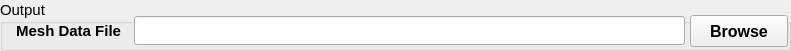
  <widget class="QGroupBox" name="groupBoxOutput">
   <property name="geometry">
    <rect>
     <x>0</x>
     <y>270</y>
     <width>791</width>
     <height>51</height>
    </rect>
   </property>
   <property name="font">
    <font>
     <family>Arial</family>
     <pointsize>11</pointsize>
    </font>
   </property>
   <property name="title">
    <string>Output</string>
   </property>
   <widget class="QLabel" name="textLabel1_2">
    <property name="geometry">
     <rect>
      <x>0</x>
      <y>15</y>
      <width>121</width>
      <height>31</height>
     </rect>
    </property>
    <property name="font">
     <font>
      <weight>75</weight>
      <bold>true</bold>
     </font>
    </property>
    <property name="text">
     <string>Mesh Data File</string>
    </property>
    <property name="alignment">
     <set>Qt::AlignRight|Qt::AlignTrailing|Qt::AlignVCenter</set>
    </property>
   </widget>
   <widget class="QPushButton" name="pushButtonMeshDataFile">
    <property name="geometry">
     <rect>
      <x>690</x>
      <y>15</y>
      <width>98</width>
      <height>32</height>
     </rect>
    </property>
    <property name="font">
     <font>
      <pointsize>12</pointsize>
      <weight>75</weight>
      <bold>true</bold>
     </font>
    </property>
    <property name="text">
     <string>Browse</string>
    </property>
    <property name="autoDefault">
     <bool>false</bool>
    </property>
   </widget>
   <widget class="QLineEdit" name="lineEditMeshDataFile">
    <property name="geometry">
     <rect>
      <x>134</x>
      <y>16</y>
      <width>551</width>
      <height>29</height>
     </rect>
    </property>
    <property name="font">
     <font>
      <pointsize>11</pointsize>
      <weight>75</weight>
      <bold>true</bold>
     </font>
    </property>
   </widget>
  </widget>
